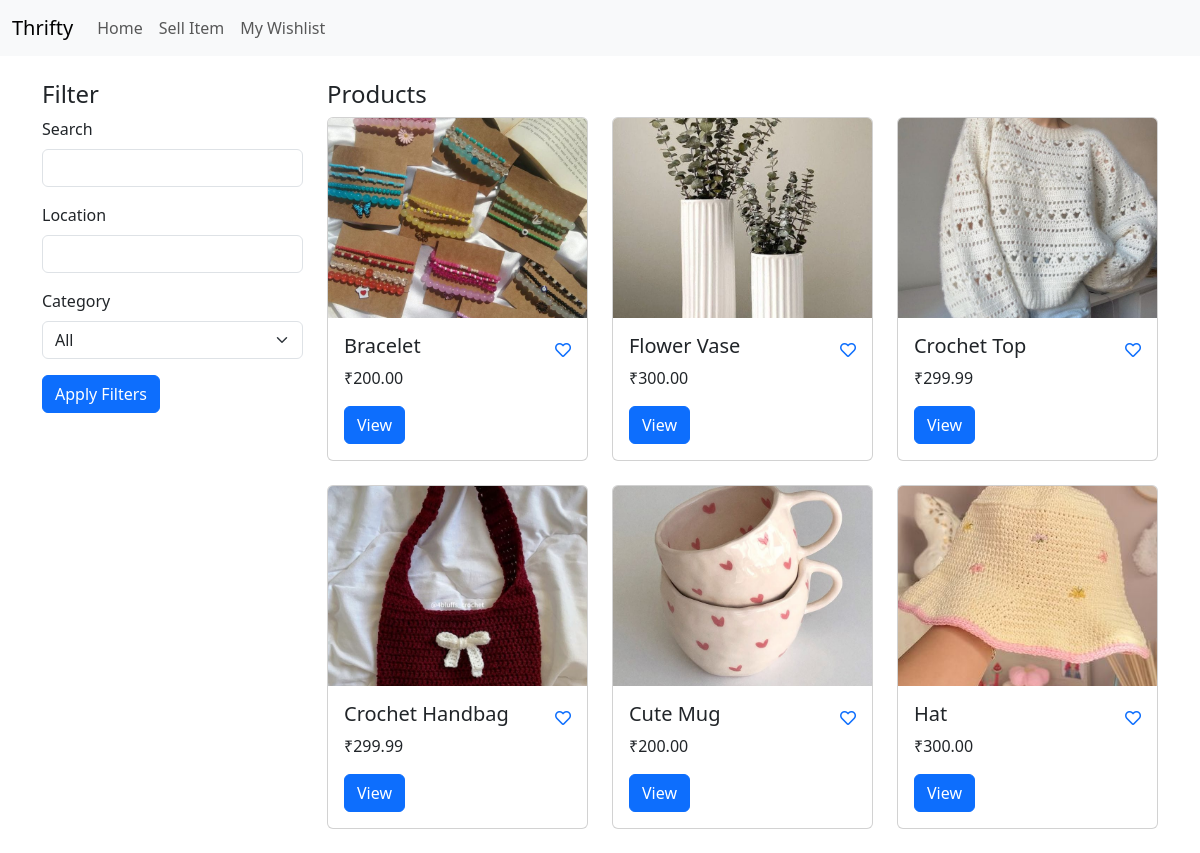
Before: / with the older database file.
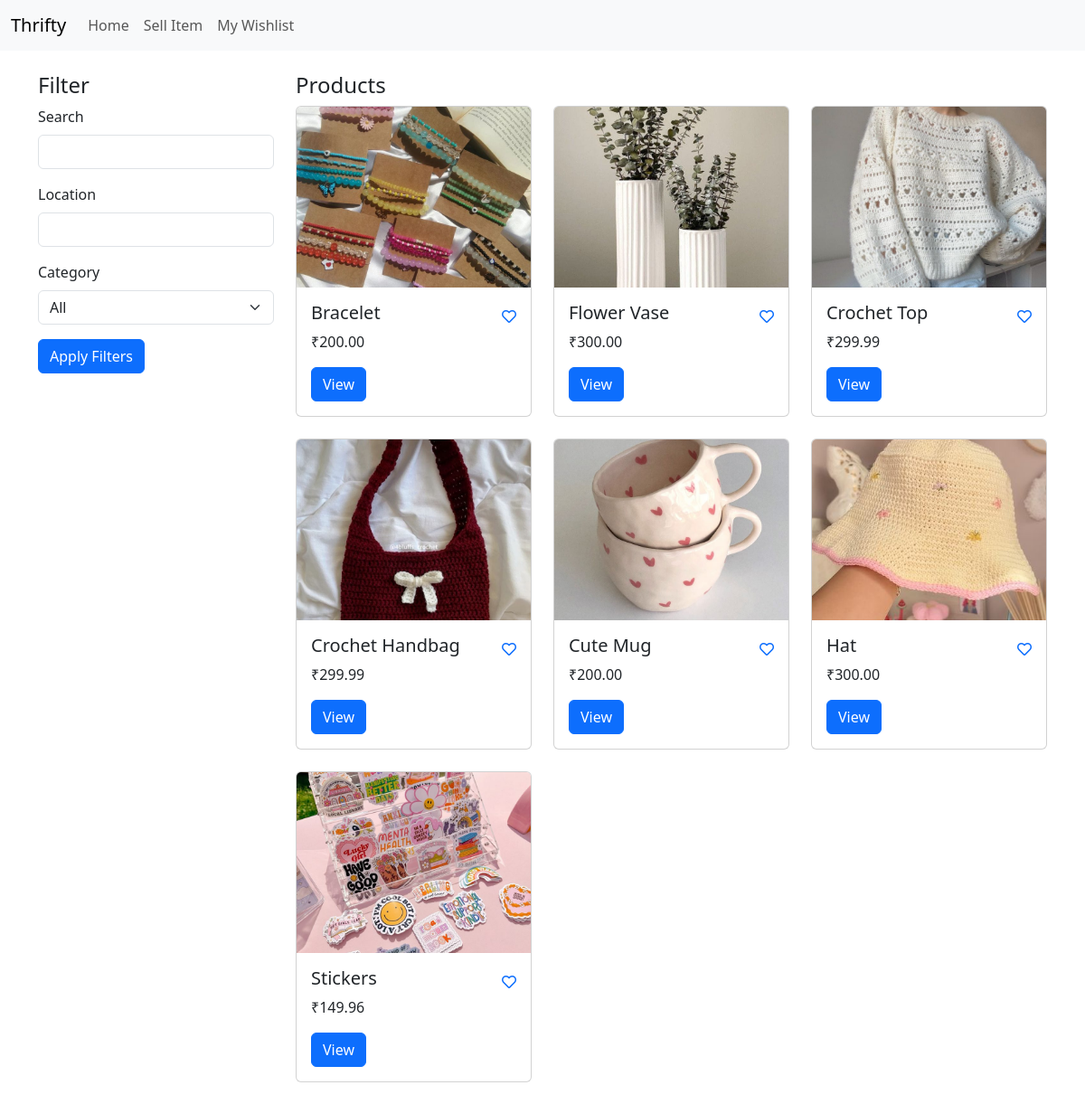
After: the same page with the newer database file.
### listings/models.py (models this page shows, shortened)
class Listing(models.Model):
    CATEGORY_CHOICES = (
        ('Apparel', 'Apparel'),
        ('Electronics', 'Electronics'),
        ('Home Decor', 'Home Decor'),
        ('Books', 'Books'),
        ('Collectibles', 'Collectibles'),
        ('Other', 'Other'),
    )
    title = models.CharField(max_length=100)
    description = models.TextField()
    price = models.DecimalField(max_digits=10, decimal_places=2)
    location = models.CharField(max_length=100)
    category = models.CharField(max_length=20, choices=CATEGORY_CHOICES, default='Other')
    image = models.ImageField(upload_to='listing_images/')
    date_posted = models.DateTimeField(default=timezone.now)

### listings/views.py (the view)
# urls.py: path('', views.product_list, name='product_list'),
def product_list(request):
    search_query = request.GET.get('search_query')
    location_query = request.GET.get('location')
    category_query = request.GET.get('category')
    listings = Listing.objects.all()
    if search_query:
        listings = listings.filter(title__icontains=search_query)
    if location_query:
        listings = listings.filter(location__icontains=location_query)
    if category_query:
        listings = listings.filter(category=category_query)
    favorited_listings = request.session.get('favorites', [])
    context = {
        'products': listings,
        'search_query': search_query or '',
        'location_query': location_query or '',
        'category_query': category_query or '',
        'categories': Listing.CATEGORY_CHOICES,
        'favorited_listings': favorited_listings,
    }
    return render(request, 'product_list.html', context)

### listings/templates/product_list.html (shortened to what this page needs)
{% extends 'base.html' %}
{% block content %}
<div class="row">
    <div class="col-md-3">
        <h4>Filter</h4>
        <form method="GET" action="{% url 'product_list' %}">
            <div class="mb-3">
                <label for="search_query" class="form-label">Search</label>
                <input type="text" class="form-control" id="search_query" name="search_query" value="{{ search_query }}">
            </div>
            <div class="mb-3">
                <label for="location" class="form-label">Location</label>
                <input type="text" class="form-control" id="location" name="location" value="{{ location_query }}">
            </div>
            <div class="mb-3">
                <label for="category" class="form-label">Category</label>
                <select class="form-select" id="category" name="category">
                    <option value="">All</option>
                </select>
            </div>
            <button type="submit" class="btn btn-primary">Apply Filters</button>
        </form>
    </div>
    <div class="col-md-9">
        <h4>Products</h4>
        <div class="row">
            {% for product in products %}
            <div class="col-md-4 mb-4">
                <div class="card">
                    <img src="{{ product.image.url }}" class="card-img-top" alt="{{ product.title }}" style="height: 200px; object-fit: cover;">
                    <div class="card-body">
                        <div class="d-flex justify-content-between align-items-center">
                            <h5 class="card-title">{{ product.title }}</h5>
                            <a href="{% url 'toggle_favorite' product.id %}">
                                {% if product.id in favorited_listings %}
                                    <i class="fas fa-heart text-danger"></i>
                                {% else %}
                                    <i class="far fa-heart"></i>
                                {% endif %}
                            </a>
                        </div>
                        <p class="card-text">₹{{ product.price }}</p>
                        <a href="{% url 'product_detail' product.id %}" class="btn btn-primary">View</a>
                    </div>
                </div>
            </div>
            {% empty %}
            <div class="col-12 text-center">
                <p>No products found.</p>
            </div>
            {% endfor %}
        </div>
    </div>
</div>
{% endblock %}

Changed rows visible on the page:
added Listing: image (picture), title "Stickers", price "149.96"
